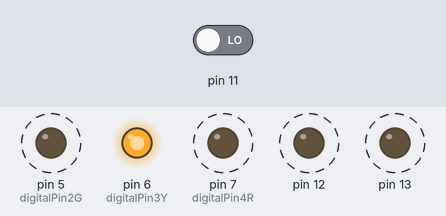
Bench run of a sketch on a simulated Arduino Uno, built with avr-gcc and run on an emulated ATmega328P. On the bench: output pins drawn as LEDs (lit = HIGH). Dashed ring = blinking. The test bench sets the inputs (shaded band); at power-on: pin 11 LOW. What the sketch prints to the serial monitor is not drawn.

Above: at 1.2 s.
1.3 s: pin 11 driven HIGH
At 2.6 s:
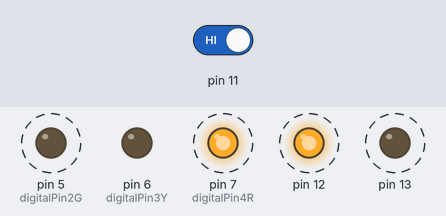
4.3 s: pin 11 driven LOW
At 6.5 s:
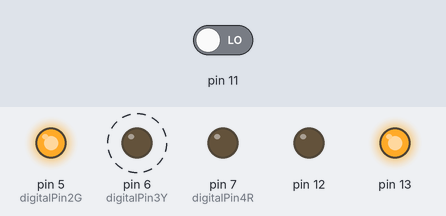
Timing chart, 0 to 13.3 s (numbered marks = the images above; inputs shaded):
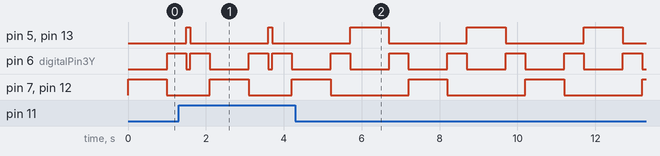

The sketch:

tls_t6_code_2.ino
```cpp
// Classes
class RequiredAttributes {
  public:
    int digitalPin2G = 5;
    int digitalPin3Y = 6;
    int digitalPin4R = 7;
    int dPedestrial5R = 13;
    int dPedestrial6G = 12;
    int dPushButton = 11;
    int interval_1 = 1000; //30s
    int interval_2 = 500; //3 to 6s
    int interval_3 = 1000; //30s
    unsigned long int timeInMilli = 0;
    char isActive = 'R';
    char currentCycle = 'B';

};

class TrafficLights: public RequiredAttributes {
	public:
    void init() {
      pinMode(this->digitalPin2G, OUTPUT);
      pinMode(this->digitalPin3Y, OUTPUT);
      pinMode(this->digitalPin4R, OUTPUT);
      pinMode(this->dPedestrial5R, OUTPUT);
      pinMode(this->dPedestrial6G, OUTPUT);
      pinMode(this->dPushButton, INPUT);
      Serial.begin(9600);
    }

    void greenSignal(unsigned long int currentTime) {
      auto previousTime = this->timeInMilli;
      digitalWrite(this->digitalPin2G, HIGH);
      digitalWrite(this->dPedestrial5R, HIGH);
      if (currentTime - previousTime >= this->interval_1){
      	digitalWrite(this->digitalPin2G, LOW);
      	digitalWrite(this->dPedestrial5R, LOW);
        this->timeInMilli = currentTime;
      	this->isActive = 'Y';
        this->currentCycle = 'F';
      }
    }

    void yellowSignal(unsigned long int currentTime) {
      digitalWrite(this->digitalPin3Y, HIGH);
      auto previousTime = this->timeInMilli;
      if (currentTime - previousTime >= this->interval_2) {
      	digitalWrite(this->digitalPin3Y, LOW);
        this->timeInMilli = currentTime;
        if (this->currentCycle == 'F')
      		this->isActive = 'R';
        else if (this->currentCycle == 'B')
          	this->isActive = 'G';

      }
    }

    void redSignal(unsigned long int currentTime) {
      auto previousTime = this->timeInMilli;
      digitalWrite(this->digitalPin4R, HIGH);
      digitalWrite(this->dPedestrial6G, HIGH);
      if (currentTime - previousTime >= this->interval_3) {
        digitalWrite(this->digitalPin4R, LOW);
        digitalWrite(this->dPedestrial6G, LOW);
        this->timeInMilli = currentTime;
        this->isActive = 'Y';
        this->currentCycle = 'B';
      }
    }
};

// Object
TrafficLights light;
unsigned long int previousTime = 0;

void setup()
{
  light.init();
}

void loop()
{
  int buttonState = digitalRead(light.dPushButton);
  // Button Pressed
  if (buttonState == HIGH && light.isActive == 'G'){
    light.interval_1 = 100;
    Serial.write(1);
  }
  else {
    light.interval_1 = 1000;
    Serial.write(0);
  }
  unsigned long currentTime = millis();
  switch(light.isActive) {
    case 'G':
    	light.greenSignal(currentTime);
    	break;
    case 'Y':
    	light.yellowSignal(currentTime);
    	break;
    case 'R':
    	light.redSignal(currentTime);
    	break;
    default:
    	break;
  }
  previousTime = currentTime;
}
```

Measured:
- after the input at 4.3 s, pin 5 (digitalPin2G), pin 13: alternates HIGH for 1.0 s and LOW for 2.0 s, starting after 2.4 s; pin 7 (digitalPin4R), pin 12: alternates HIGH for 1.0 s and LOW for 2.0 s, starting after 2.9 s
- by itself, pin 5 (digitalPin2G), pin 13: alternates HIGH for 0.10 s and LOW for 2.0 s
- by itself, pin 6 (digitalPin3Y): alternates HIGH for 0.50 s and LOW for 1.0 s
